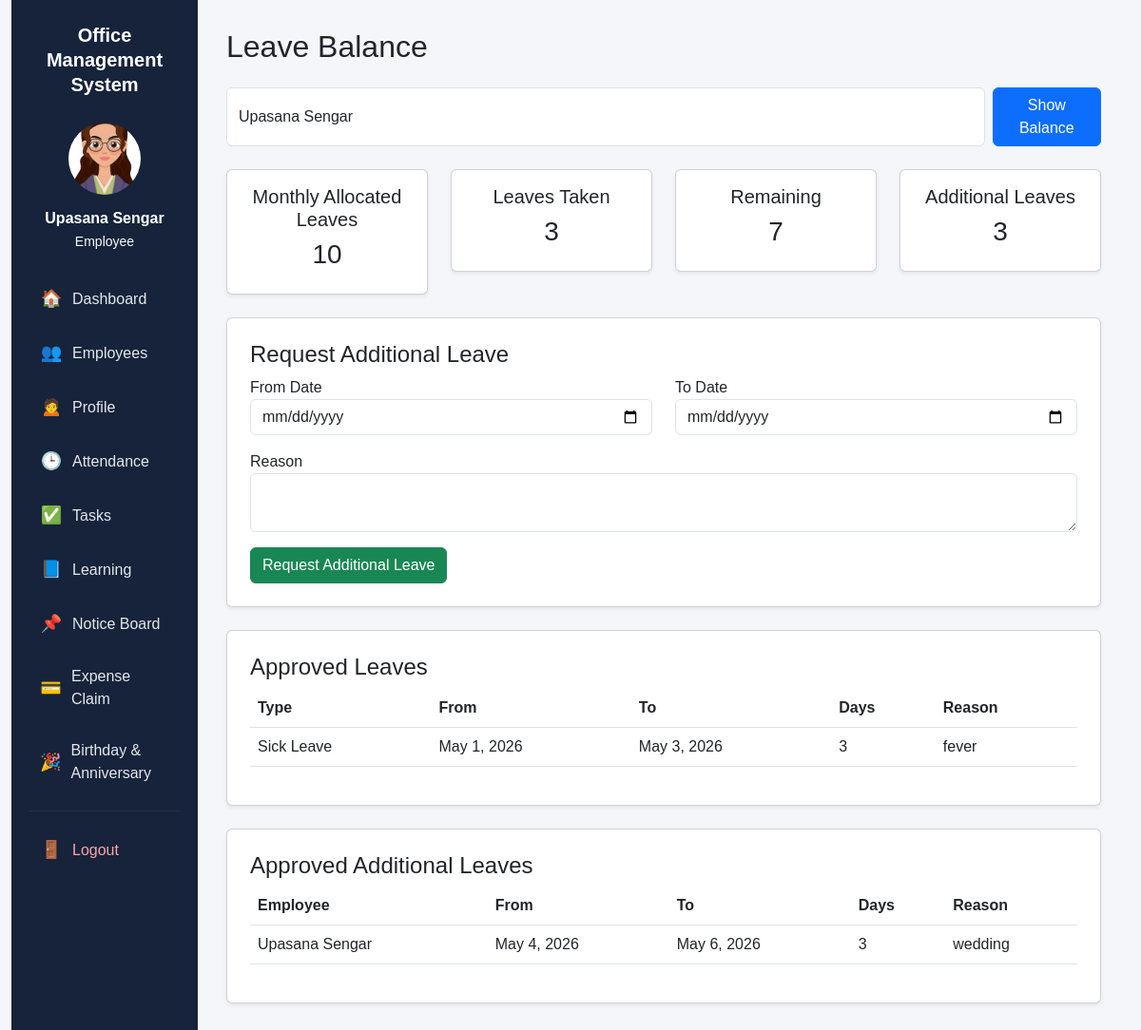
Screenshot of /attendance/leave/balance/ (signed in) with the database file from the repository.
### apps/employees/models.py (models this page shows, shortened)
class Employee(models.Model):
    user = models.OneToOneField(User, on_delete=models.CASCADE, null=True, blank=True)
    photo = models.ImageField(upload_to='employees/', blank=True, null=True)
    name = models.CharField(max_length=100)
    email = models.EmailField()
    phone = models.CharField(max_length=20, blank=True, null=True)
    department = models.CharField(max_length=100)
    position = models.CharField(max_length=100, blank=True, null=True)
    about_me = models.TextField(blank=True, null=True, help_text="Employee self-description")
    date_joined = models.DateField(auto_now_add=True)
    leave_balance = models.IntegerField(default=10)

### apps/attendance/models.py (models this page shows, shortened)
class Leave(models.Model):
    LEAVE_TYPES = [
        ('Sick Leave', 'Sick Leave'),
        ('Casual Leave', 'Casual Leave'),
        ('Paid Leave', 'Paid Leave'),
    ]
    STATUS_CHOICES = [
        ('Pending', 'Pending'),
        ('Approved', 'Approved'),
        ('Rejected', 'Rejected'),
    ]
    employee = models.ForeignKey(Employee, on_delete=models.CASCADE)
    leave_type = models.CharField(max_length=50, choices=LEAVE_TYPES, default='Sick Leave')
    start_date = models.DateField()
    end_date = models.DateField()
    reason = models.TextField()
    status = models.CharField(max_length=20, choices=STATUS_CHOICES, default='Pending')
    @property
    def total_days(self):
        return (self.end_date - self.start_date).days + 1

class AdditionalLeave(models.Model):
    STATUS_CHOICES = [
        ('Pending', 'Pending'),
        ('Approved', 'Approved'),
        ('Rejected', 'Rejected'),
    ]
    employee = models.ForeignKey(Employee, on_delete=models.CASCADE)
    start_date = models.DateField()
    end_date = models.DateField()
    reason = models.TextField()
    status = models.CharField(max_length=20, choices=STATUS_CHOICES, default='Pending')
    applied_at = models.DateTimeField(auto_now_add=True)
    @property
    def total_days(self):
        return (self.end_date - self.start_date).days + 1

### apps/attendance/views.py (the view)
# urls.py: path('leave/balance/', views.leave_balance, name='leave_balance'),
@login_required
def leave_balance(request):
    employees = Employee.objects.all()
    employee_id = request.GET.get('employee')
    if not employee_id and employees.exists():
        employee_id = employees.first().id
    selected_employee = None
    approved_leaves = Leave.objects.none()
    additional_leaves_list = AdditionalLeave.objects.none()
    total_leaves = 10
    leaves_taken = 0
    leaves_remaining = 0
    additional_leaves_count = 0
    if employee_id:
        selected_employee = get_object_or_404(Employee, id=employee_id)
        total_leaves = selected_employee.leave_balance or 0
        approved_leaves = Leave.objects.filter(employee=selected_employee, status='Approved').order_by('-id')
        additional_leaves_list = AdditionalLeave.objects.filter(employee=selected_employee, status='Approved').order_by('-id')
        normal_days = sum(leave.total_days for leave in approved_leaves)
        additional_days = sum(leave.total_days for leave in additional_leaves_list)
        leaves_taken = normal_days
        leaves_remaining = max(total_leaves - normal_days, 0)
        additional_leaves_count = max(normal_days - total_leaves, 0) + additional_days
    return render(request, 'attendance/leave_balance.html', {
        'employees': employees,
        'selected_employee': selected_employee,
        'approved_leaves': approved_leaves,
        'additional_leaves_list': additional_leaves_list,
        'total_leaves': total_leaves,
        'leaves_taken': leaves_taken,
        'leaves_remaining': leaves_remaining,
        'additional_leaves_count': additional_leaves_count,
    })

### templates/attendance/leave_balance.html (shortened to what this page needs)
{% extends 'base.html' %}
{% block content %}
<h2 class="mb-4">Leave Balance</h2>
<form method="GET"  action="/attendance/leave/balance/" class="mb-4 d-flex gap-2">
    <select name="employee" class="form-control">
        {% for emp in employees %}
        <option value="{{ emp.id }}" {% if selected_employee and emp.id == selected_employee.id %}selected{% endif %}>
            {{ emp.name }}
        </option>
        {% endfor %}
    </select>
    <button class="btn btn-primary">Show Balance</button>
</form>
{% if selected_employee %}
<div class="row mb-4">
    <div class="col-md-3">
        <div class="card p-3 text-center shadow-sm">
           <h5>Monthly Allocated Leaves</h5>
            <h3>{{ total_leaves }}</h3>
        </div>
    </div>
    <div class="col-md-3">
        <div class="card p-3 text-center shadow-sm">
            <h5>Leaves Taken</h5>
            <h3>{{ leaves_taken }}</h3>
        </div>
    </div>
    <div class="col-md-3">
        <div class="card p-3 text-center shadow-sm">
            <h5>Remaining</h5>
            <h3>{{ leaves_remaining }}</h3>
        </div>
    </div>
    <div class="col-md-3">
        <div class="card p-3 text-center shadow-sm">
            <h5>Additional Leaves</h5>
            <h3>{{ additional_leaves_count }}</h3>
        </div>
    </div>
</div>
<div class="card p-4 mb-4 shadow-sm">
    <h4>Request Additional Leave</h4>
 <form method="POST" action="{% url 'add_additional_leave' %}">
        <div class="row">
            <div class="col-md-6 mb-3">
                <label>From Date</label>
                <input type="date" name="start_date" class="form-control" required>
            </div>
            <div class="col-md-6 mb-3">
                <label>To Date</label>
                <input type="date" name="end_date" class="form-control" required>
            </div>
        </div>
        <div class="mb-3">
            <label>Reason</label>
            <textarea name="reason" class="form-control" required></textarea>
        </div>
        <button class="btn btn-success">Request Additional Leave</button>
    </form>
</div>
<div class="card p-4 mb-4 shadow-sm">
    <h4>Approved Leaves</h4>
    <table class="table">
        <thead>
            <tr>
                <th>Type</th>
                <th>From</th>
                <th>To</th>
                <th>Days</th>
                <th>Reason</th>
            </tr>
        </thead>
        <tbody>
            {% for leave in approved_leaves %}
            <tr>
                <td>{{ leave.leave_type }}</td>
                <td>{{ leave.start_date }}</td>
                <td>{{ leave.end_date }}</td>
                <td>{{ leave.total_days }}</td>
                <td>{{ leave.reason }}</td>
            </tr>
            {% empty %}
            <tr><td colspan="5">No approved leaves</td></tr>
            {% endfor %}
        </tbody>
    </table>
</div>
<div class="card p-4 shadow-sm">
    <h4>Approved Additional Leaves</h4>
<table class="table">
    <thead>
        <tr>
            <th>Employee</th>
            <th>From</th>
            <th>To</th>
            <th>Days</th>
            <th>Reason</th>
        </tr>
    </thead>
    <tbody>
        {% for leave in additional_leaves_list %}
        <tr>
            <td>{{ leave.employee.name }}</td>
            <td>{{ leave.start_date }}</td>
            <td>{{ leave.end_date }}</td>
            <td>{{ leave.total_days }}</td>
            <td>{{ leave.reason }}</td>
        </tr>
        {% empty %}
        <tr><td colspan="5">No additional leaves</td></tr>
        {% endfor %}
    </tbody>
</table>
</div>
{% endif %}
{% endblock %}

### templates/base.html (shortened to what this page needs)
<!DOCTYPE html>
<html>
<head>
    <link href="https://cdn.jsdelivr.net/npm/bootstrap@5.3.0/dist/css/bootstrap.min.css" rel="stylesheet">
</head>
<body>
{% if user.is_authenticated %}
<div class="container-fluid">
    <div class="row g-0">
        <div class="col-md-2 sidebar">
            <div class="sidebar-title">
                Office<br>Management<br>System
            </div>
            <div class="profile-box">
                {% if request.user.employee and request.user.employee.photo %}
                    <img src="{{ request.user.employee.photo.url }}" alt="Profile Photo">
                {% else %}
                    <div class="profile-placeholder">👤</div>
                {% endif %}
                <div class="fw-bold">
                    {% if request.user.employee %}
                        {{ request.user.employee.name }}
                    {% else %}
                        {{ request.user.username }}
                    {% endif %}
                </div>
                <small class="text-light">Employee</small>
            </div>
            <div class="sidebar-nav">
                <a href="/dashboard/" class="{% if '/dashboard/' in request.path %}active-link{% endif %}">
                    <span class="sidebar-icon">🏠</span><span>Dashboard</span>
                </a>
                <a href="/employees/" class="{% if request.path == '/employees/' %}active-link{% endif %}">
                    <span class="sidebar-icon">👥</span><span>Employees</span>
                </a>
                <a href="/employees/profile/" class="{% if '/employees/profile/' in request.path %}active-link{% endif %}">
                    <span class="sidebar-icon">🙍</span><span>Profile</span>
                </a>
                <a href="/attendance/" class="{% if request.path == '/attendance/' %}active-link{% endif %}">
                    <span class="sidebar-icon">🕒</span><span>Attendance</span>
                </a>
                <a href="/tasks/" class="{% if '/tasks/' in request.path %}active-link{% endif %}">
                    <span class="sidebar-icon">✅</span><span>Tasks</span>
                </a>
                <a href="/learning/" class="{% if '/learning/' in request.path %}active-link{% endif %}">
                    <span class="sidebar-icon">📘</span><span>Learning</span>
                </a>
                <a href="/notices/" class="{% if '/notices/' in request.path %}active-link{% endif %}">
                    <span class="sidebar-icon">📌</span><span>Notice Board</span>
                </a>
                <a href="/expenses/" class="{% if '/expenses/' in request.path %}active-link{% endif %}">
                    <span class="sidebar-icon">💳</span><span>Expense Claim</span>
                </a>
                <a href="/birthday-anniversary/" class="{% if '/birthday-anniversary/' in request.path %}active-link{% endif %}">
                    <span class="sidebar-icon">🎉</span><span>Birthday & Anniversary</span>
                </a>
                <hr style="border-color: rgba(255,255,255,0.2);">
                <a href="/accounts/logout/" style="color:#fca5a5;">
                    <span class="sidebar-icon">🚪</span><span>Logout</span>
                </a>
            </div>
        </div>
        <div class="col-md-10 main-content">
            {% block content %}{% endblock %}
        </div>
    </div>
</div>
{% else %}
<div class="container mt-5">
    {% block login_content %}{% endblock %}
</div>
{% endif %}
</body>
</html>

### templates/base.html (style rules this page uses)
html { scroll-behavior: smooth; }
body { background-color: #f4f6f9; margin: 0; font-family: Arial, sans-serif; }
.sidebar { min-height: 100vh; background: #16233b; color: white; padding: 24px 18px; }
.sidebar-title { text-align: center; font-size: 20px; font-weight: 700; line-height: 1.3; margin-bottom: 24px; }
.profile-box { text-align: center; margin-bottom: 24px; }
.profile-box img, .profile-placeholder { width: 82px; height: 82px; border-radius: 50%; object-fit: cover; margin-bottom: 10px; transition: transform 0.25s ease, box-shadow 0.25s ease, border 0.25s ease; border: 3px solid transparent; }
.sidebar-nav a { display: flex; align-items: center; gap: 10px; color: #e5e7eb; padding: 11px 12px; margin-bottom: 8px; text-decoration: none; border-radius: 8px; transition: background 0.25s ease, color 0.25s ease, transform 0.2s ease; }
.sidebar-icon { width: 24px; text-align: center; font-size: 18px; transition: transform 0.2s ease, filter 0.2s ease; }
.main-content { padding: 30px; min-height: 100vh; }

### rows the page displays
Leave: leave_type "Sick Leave", start_date "May 1, 2026", end_date "May 3, 2026", total_days "3", reason "fever"
AdditionalLeave: employee.name "Upasana Sengar", start_date "May 4, 2026", end_date "May 6, 2026", total_days "3", reason "wedding"

### other values shown
{{ request.user.employee.name }} "Upasana Sengar"
{{ total_leaves }} "10"
{{ leaves_taken }} "3"
{{ leaves_remaining }} "7"
{{ additional_leaves_count }} "3"
form field employee "Upasana Sengar"
